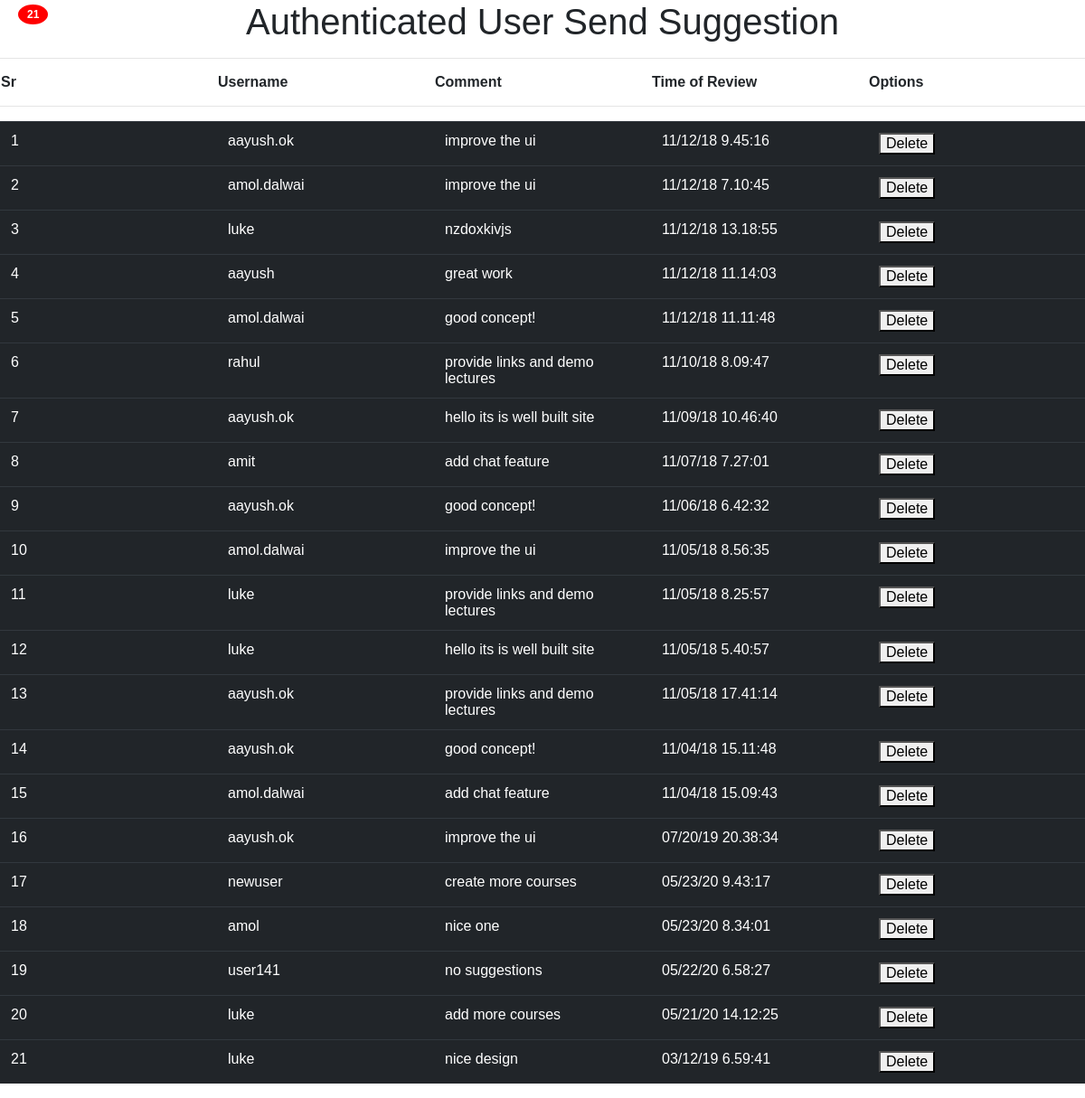
The page /adsuggestion.php on the database its author committed.
### tables this page shows
CREATE TABLE
  `reviewtable` (
    `username` varchar(20) NOT NULL,
    `comment` varchar(100) NOT NULL,
    `time` varchar(100) NOT NULL
  );

### adsuggestion.php (the view, shortened to what this page needs)
<link rel="stylesheet" href="https://stackpath.bootstrapcdn.com/bootstrap/4.1.3/css/bootstrap.min.css">
<center>
    <h1>Authenticated User Send Suggestion</h1>
</center>
<hr>
<?php
$i = 0;
if ($_SERVER['REQUEST_METHOD'] == "GET") {
    $localhost = "localhost";
    $usernamew = "root";
    $passwordw = "";
    $db = "expdb";
    $conn = mysqli_connect($localhost, $usernamew, $passwordw, $db);
    if (!$conn) {
        echo "Connection error";
    } else {
        $sql = "Select * from reviewtable order by time desc";
        $result = mysqli_query($conn, $sql);
        echo "<table class='cont-head'>";
        echo "<tr >";
        echo "<td>Sr</td><td>Username</td><td>Comment</td><td>Time of Review</td><td>Options</td>";
        echo "</tr>";
        echo "</table><hr>";
        echo "<table class='cont table table-hover table-dark'>";
        if (mysqli_num_rows($result) > 0) {
            while ($row = mysqli_fetch_assoc($result)) {
                $i++;
                echo "<tr >";
                echo  "<td >" . $i . "</td>" . "<td>" . $row["username"] . "</td><td>" . $row["comment"] . "</td><td>" . $row["time"] . "</td><td><button >Delete</button>";
                echo "</td>";
                echo "</tr>";
            }
            echo "</table>";
            echo "<span class='badge'>$i</span>";
        } else {
            echo "0 results";
        }
    }
}
?>

### adsuggestion.php (style rules this page uses)
.cont { width: 100%; }
.cont-head { width: 100%; font-weight: bolder; }
td { width: 15%; }
.badge { position: absolute; top: 5px; left: 20px; padding: 5px 10px; border-radius: 50%; background-color: red; color: white; }

### rows shown on the page
reviewtable: username "aayush.ok", comment "improve the ui", time "11/12/18 9.45:16"
reviewtable: username "amol.dalwai", comment "improve the ui", time "11/12/18 7.10:45"
reviewtable: username "luke", comment "nzdoxkivjs", time "11/12/18 13.18:55"
reviewtable: username "aayush", comment "great work", time "11/12/18 11.14:03"
reviewtable: username "amol.dalwai", comment "good concept!", time "11/12/18 11.11:48"
reviewtable: username "rahul", comment "provide links and demo lectures", time "11/10/18 8.09:47"
reviewtable: username "aayush.ok", comment "hello its is well built site", time "11/09/18 10.46:40"
reviewtable: username "amit", comment "add chat feature", time "11/07/18 7.27:01"
reviewtable: username "aayush.ok", comment "good concept!", time "11/06/18 6.42:32"
reviewtable: username "amol.dalwai", comment "improve the ui", time "11/05/18 8.56:35"
reviewtable: username "luke", comment "provide links and demo lectures", time "11/05/18 8.25:57"
reviewtable: username "luke", comment "hello its is well built site", time "11/05/18 5.40:57"
reviewtable: username "aayush.ok", comment "provide links and demo lectures", time "11/05/18 17.41:14"
reviewtable: username "aayush.ok", comment "good concept!", time "11/04/18 15.11:48"
reviewtable: username "amol.dalwai", comment "add chat feature", time "11/04/18 15.09:43"
reviewtable: username "aayush.ok", comment "improve the ui", time "07/20/19 20.38:34"
reviewtable: username "newuser", comment "create more courses", time "05/23/20 9.43:17"
reviewtable: username "amol", comment "nice one", time "05/23/20 8.34:01"
reviewtable: username "user141", comment "no suggestions", time "05/22/20 6.58:27"
reviewtable: username "luke", comment "add more courses", time "05/21/20 14.12:25"
reviewtable: username "luke", comment "nice design", time "03/12/19 6.59:41"

### other values the page prints
$i "21"
